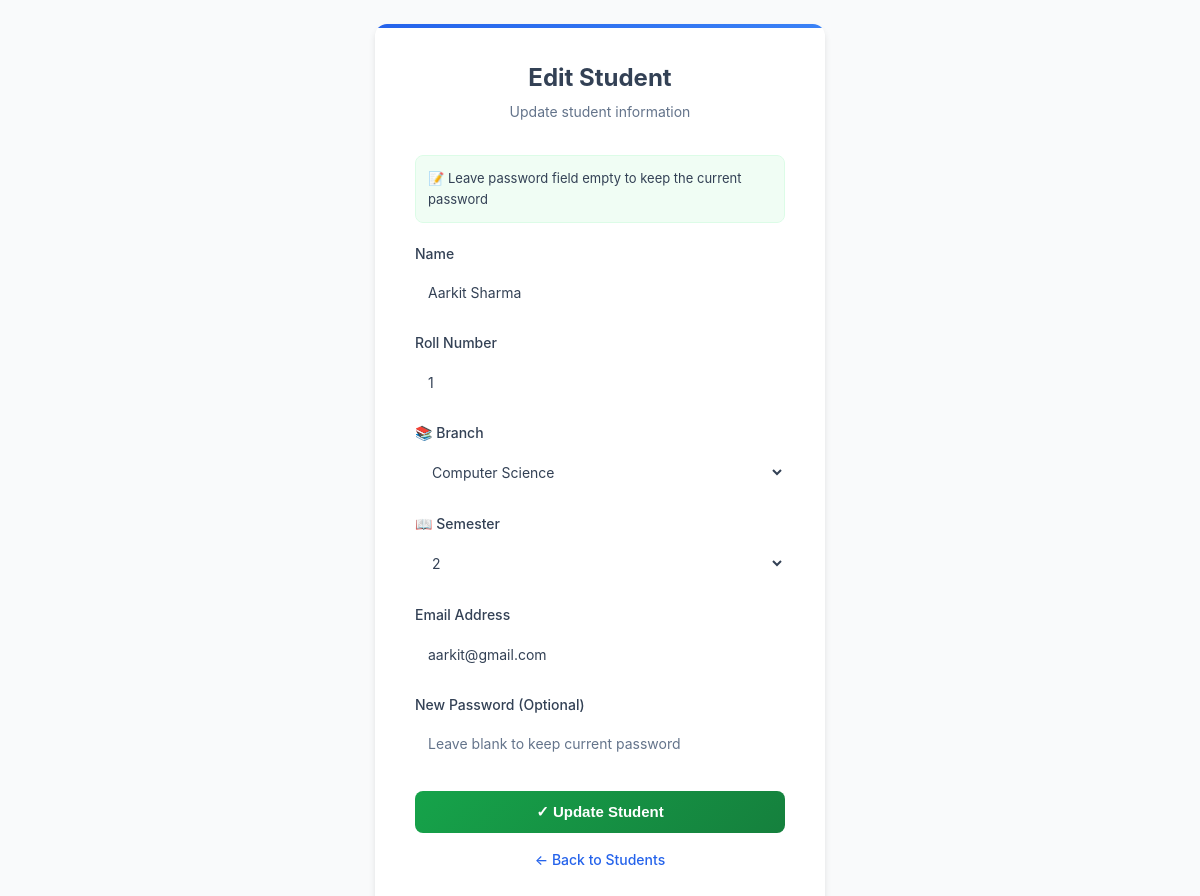
The page /admin/student/edit/39 (signed in) on the database its author committed.
### app.py (models this page shows)
class User(db.Model):
    id = db.Column(db.Integer, primary_key=True)
    role = db.Column(db.String(20), nullable=False)
    name = db.Column(db.String(100), nullable=False)
    email = db.Column(db.String(100), unique=True, nullable=False)
    password = db.Column(db.String(200), nullable=False)
    roll_number = db.Column(db.String(20), nullable=True)
    branch = db.Column(db.String(100), nullable=True)
    semester = db.Column(db.String(20), nullable=True)
    department = db.Column(db.String(100), nullable=True)

### app.py (the view, shortened to what this page needs)
@app.route("/admin/student/edit/<int:id>", methods=["GET", "POST"])
def edit_student(id):
    if session.get("role") != "admin":
        abort(403)
    student = User.query.get_or_404(id)
    branches = db.session.query(User.branch).filter_by(role="student").distinct().all()
    semesters = (
        db.session.query(User.semester).filter_by(role="student").distinct().all()
    )
    branches = sorted([b[0] for b in branches if b[0]])
    semesters = sorted([s[0] for s in semesters if s[0]])
    return render_template(
        "edit_student.html", student=student, branches=branches, semesters=semesters
    )

### templates/edit_student.html (shortened to what this page needs)
<!DOCTYPE html>
<html lang="en">
<head>
    <link rel="stylesheet" href="{{ url_for('static', filename='style.css') }}">
</head>
<body>
    <div class="form-card">
        <div class="form-header">
            <h2>Edit Student</h2>
            <p>Update student information</p>
        </div>
        <div class="note">
            📝 Leave password field empty to keep the current password
        </div>
        <form method="post" action="{{ url_for('edit_student', id=student.id) }}">
            <div class="form-group">
                <label for="name">Name</label>
                <input type="text" id="name" name="name" value="{{ student.name }}" required>
            </div>
            <div class="form-group">
                <label for="roll_number">Roll Number</label>
                <input type="text" id="roll_number" name="roll_number" value="{{ student.roll_number }}" required>
            </div>
            <div class="form-group">
                <label for="branch">📚 Branch</label>
                <select id="branch" name="branch">
                    {% for branch in branches %}
                        <option value="{{ branch }}" {% if branch == student.branch %}selected{% endif %}>{{ branch }}</option>
                    {% endfor %}
                </select>
            </div>
            <div class="form-group">
                <label for="semester">📖 Semester</label>
                <select id="semester" name="semester">
                    {% for semester in semesters %}
                        <option value="{{ semester }}" {% if semester == student.semester %}selected{% endif %}>{{ semester }}</option>
                    {% endfor %}
                </select>
            </div>
            <div class="form-group">
                <label for="email">Email Address</label>
                <input type="email" id="email" name="email" value="{{ student.email }}" required>
            </div>
            <div class="form-group">
                <label for="password">New Password (Optional)</label>
                <input type="password" id="password" name="password" placeholder="Leave blank to keep current password">
            </div>
            <button type="submit" class="submit-btn">✓ Update Student</button>
        </form>
        <a href="{{ url_for('manage_students') }}" class="back-link">← Back to Students</a>
    </div>
</body>
</html>

### static/style.css (style rules this page uses)
* { margin: 0; padding: 0; box-sizing: border-box; }
:root { --primary: #2563eb; --primary-dark: #1e40af; --primary-light: #3b82f6; --primary-gradient: linear-gradient(135deg, #2563eb 0%, #3b82f6 100%); --secondary: #06b6d4; --secondary-gradient: linear-gradient(135deg, #06b6d4 0%, #0891b2 100%); --accent: #dc2626; --accent-warm: #ea580c; --accent-warm-gradient: linear-gradient(135deg, #ea580c 0%, #d97706 100%); --success: #16a34a; --success-gradient: linear-gradient(135deg, #16a34a 0%, #15803d 100%); --warning: #ca8a04; --warning-gradient: linear-gradient(135deg, #ca8a04 0%, #b45309 100%); --purple: #9333ea; --purple-gradient: linear-gradient(135deg, #9333ea 0%, #7c3aed 100%); --pink: #ec4899; --pink-gradient: linear-gradient(135deg, #ec4899 0%, #db2777 100%); --indigo: #4f46e5; --indigo-gradient: linear-gradient(135deg, #4f46e5 0%, #4338ca 100%); --bg-dark: #f8fafc; --bg-darker: #f1f5f9; --card-bg: #ffffff; --border-color: #e2e8f0; --text-light: #1e293b; --text-muted: #64748b; --text-dark: #334155; --shadow: 0 1px 3px rgba(0, 0, 0, 0.08), 0 1px 2px rgba(0, 0, 0, 0.04); --shadow-md: 0 4px 6px rgba(0, 0, 0, 0.1), 0 2px 4px rgba(0, 0, 0, 0.06); --shadow-lg: 0 10px 15px rgba(0, 0, 0, 0.1), 0 4px 6px rgba(0, 0, 0, 0.05); --radius: 8px; --font-sans: -apple-system, BlinkMacSystemFont, 'Segoe UI', 'Roboto', 'Oxygen', 'Ubuntu', 'Cantarell', sans-serif; }
body { font-family: var(--font-sans); background: var(--bg-dark); color: var(--text-light); line-height: 1.6; }
input, select, textarea { font-family: inherit; font-size: 14px; border: 1px solid var(--border-color); padding: 10px 12px; border-radius: var(--radius); background: var(--card-bg); color: var(--text-light); transition: all 0.2s ease; }
input::placeholder, select::placeholder, textarea::placeholder { color: var(--text-muted); }
select option { background: var(--bg-dark); color: var(--text-light); }
h1, h2, h3, h4, h5, h6 { font-weight: 600; line-height: 1.2; color: var(--text-light); }
h2 { font-size: 24px; }
label { display: block; font-weight: 500; margin-bottom: 6px; color: var(--text-light); }
input, select { padding: 10px; border: 1px solid #ccc; border-radius: 6px; font-size: 14px; }
button { padding: 10px; background: #2575fc; color: #fff; border: none; border-radius: 6px; font-size: 16px; cursor: pointer; transition: background 0.3s; }
body { background: linear-gradient(135deg, #6a11cb 0%, #2575fc 100%); font-family: "Poppins", Arial, sans-serif; }
select option { background-color: #0f1833; color: #fff; }

### templates/edit_student.html (style rules this page uses)
body { font-family: 'Inter', -apple-system, BlinkMacSystemFont, 'Segoe UI', sans-serif; background: #f9fafb; display: flex; align-items: center; justify-content: center; min-height: 100vh; padding: 24px; }
.form-card { background: white; border-radius: 12px; box-shadow: 0 4px 6px rgba(0, 0, 0, 0.1); padding: 40px; width: 100%; max-width: 450px; border: 1px solid var(--border); position: relative; overflow: hidden; }
.form-card::before { content: ''; position: absolute; top: 0; left: 0; right: 0; height: 4px; background: var(--primary-gradient); }
.form-header { margin-bottom: 32px; text-align: center; }
.form-header h2 { font-size: 24px; font-weight: 700; color: var(--text-dark); margin-bottom: 8px; }
.form-header p { color: var(--text-muted); font-size: 14px; }
.form-group { margin-bottom: 20px; }
label { display: block; font-weight: 500; color: var(--text-dark); margin-bottom: 8px; font-size: 14px; }
input, select { width: 100%; padding: 11px 13px; border: 1px solid var(--border); border-radius: 8px; font-family: inherit; font-size: 14px; background: white; color: var(--text-dark); transition: all 0.2s ease; }
input::placeholder { color: var(--text-muted); }
select option { color: var(--text-dark); }
.submit-btn { width: 100%; padding: 12px; background: var(--success-gradient); color: white; border: none; border-radius: 8px; font-weight: 600; font-size: 15px; cursor: pointer; transition: all 0.2s ease; margin-top: 8px; }
.back-link { text-decoration: none; color: var(--primary); display: block; margin-top: 16px; text-align: center; font-size: 14px; font-weight: 500; }
.note { background: #f0fdf4; border: 1px solid #dcfce7; padding: 12px; border-radius: 8px; font-size: 13px; color: var(--text-dark); margin-bottom: 20px; }

### rows shown on the page
User: name "Aarkit Sharma", roll_number "1", branch "Computer Science", semester "2", email "aarkit@gmail.com"
